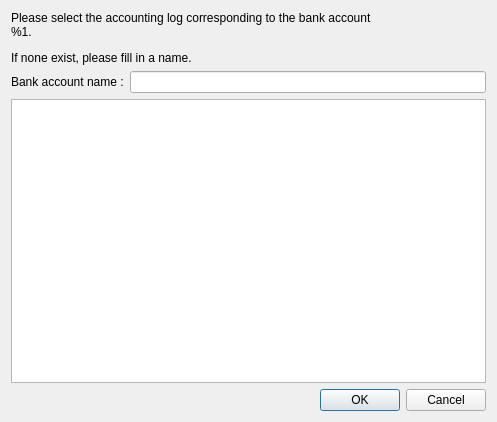
<?xml version="1.0" encoding="UTF-8"?>
<ui version="4.0">
 <class>BankAccountingLog</class>
 <widget class="QDialog" name="BankAccountingLog">
  <property name="geometry">
   <rect>
    <x>0</x>
    <y>0</y>
    <width>497</width>
    <height>422</height>
   </rect>
  </property>
  <property name="windowTitle">
   <string>New bank account settings</string>
  </property>
  <layout class="QGridLayout" name="gridLayout">
   <item row="0" column="0" colspan="2">
    <widget class="QLabel" name="label">
     <property name="text">
      <string>&lt;html&gt;&lt;head/&gt;&lt;body&gt;&lt;p&gt;Please select the accounting log corresponding to the bank account &lt;br/&gt;%1.&lt;/p&gt;&lt;p&gt;If none exist, please fill in a name.&lt;/p&gt;&lt;/body&gt;&lt;/html&gt;</string>
     </property>
    </widget>
   </item>
   <item row="1" column="0">
    <widget class="QLabel" name="label_2">
     <property name="text">
      <string>Bank account name :</string>
     </property>
    </widget>
   </item>
   <item row="1" column="1">
    <widget class="QLineEdit" name="accountName"/>
   </item>
   <item row="2" column="0" colspan="2">
    <widget class="QTableView" name="accountingLogsView">
     <property name="editTriggers">
      <set>QAbstractItemView::NoEditTriggers</set>
     </property>
     <property name="alternatingRowColors">
      <bool>true</bool>
     </property>
     <property name="selectionMode">
      <enum>QAbstractItemView::SingleSelection</enum>
     </property>
     <property name="selectionBehavior">
      <enum>QAbstractItemView::SelectRows</enum>
     </property>
     <attribute name="verticalHeaderVisible">
      <bool>false</bool>
     </attribute>
    </widget>
   </item>
   <item row="3" column="0" colspan="2">
    <widget class="QDialogButtonBox" name="buttonBox">
     <property name="orientation">
      <enum>Qt::Horizontal</enum>
     </property>
     <property name="standardButtons">
      <set>QDialogButtonBox::Cancel|QDialogButtonBox::Ok</set>
     </property>
    </widget>
   </item>
  </layout>
 </widget>
 <resources/>
 <connections>
  <connection>
   <sender>buttonBox</sender>
   <signal>accepted()</signal>
   <receiver>BankAccountingLog</receiver>
   <slot>accept()</slot>
   <hints>
    <hint type="sourcelabel">
     <x>248</x>
     <y>254</y>
    </hint>
    <hint type="destinationlabel">
     <x>157</x>
     <y>274</y>
    </hint>
   </hints>
  </connection>
  <connection>
   <sender>buttonBox</sender>
   <signal>rejected()</signal>
   <receiver>BankAccountingLog</receiver>
   <slot>reject()</slot>
   <hints>
    <hint type="sourcelabel">
     <x>316</x>
     <y>260</y>
    </hint>
    <hint type="destinationlabel">
     <x>286</x>
     <y>274</y>
    </hint>
   </hints>
  </connection>
 </connections>
</ui>
